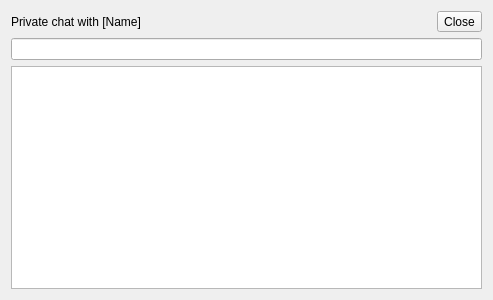
<?xml version="1.0" encoding="UTF-8"?>
<ui version="4.0">
 <class>PMWidget</class>
 <widget class="QWidget" name="PMWidget">
  <property name="geometry">
   <rect>
    <x>0</x>
    <y>0</y>
    <width>493</width>
    <height>300</height>
   </rect>
  </property>
  <property name="windowTitle">
   <string>Form</string>
  </property>
  <layout class="QVBoxLayout" name="verticalLayout">
   <item>
    <layout class="QHBoxLayout" name="pmTopBar">
     <item>
      <widget class="QLabel" name="pmTitle">
       <property name="text">
        <string>Private chat with [Name]</string>
       </property>
      </widget>
     </item>
     <item>
      <widget class="QToolButton" name="closeButton">
       <property name="text">
        <string>Close</string>
       </property>
      </widget>
     </item>
    </layout>
   </item>
   <item>
    <widget class="QLineEdit" name="pmBox"/>
   </item>
   <item>
    <widget class="QTextBrowser" name="pmText">
     <property name="openExternalLinks">
      <bool>true</bool>
     </property>
    </widget>
   </item>
  </layout>
 </widget>
 <resources/>
 <connections/>
</ui>
